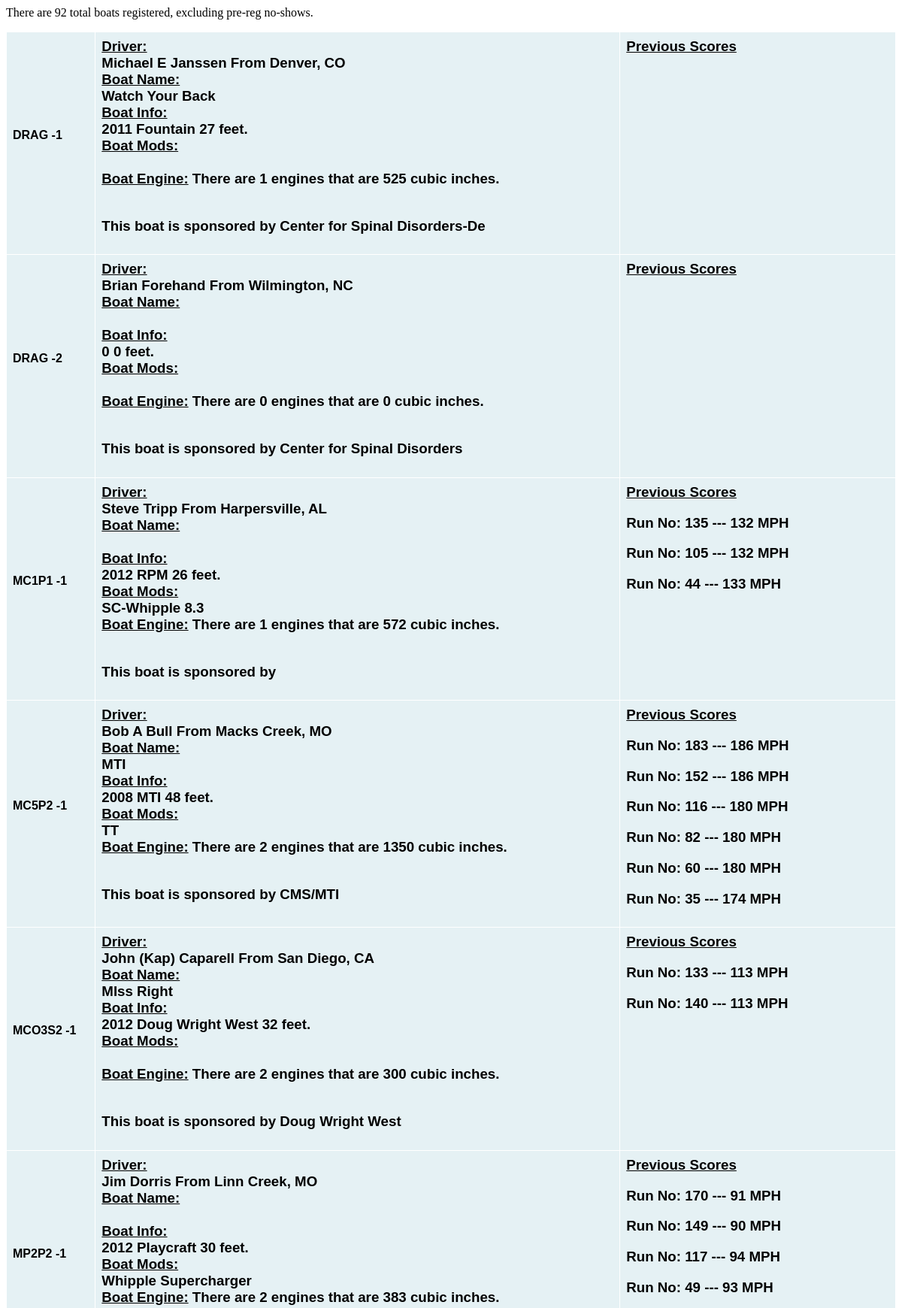
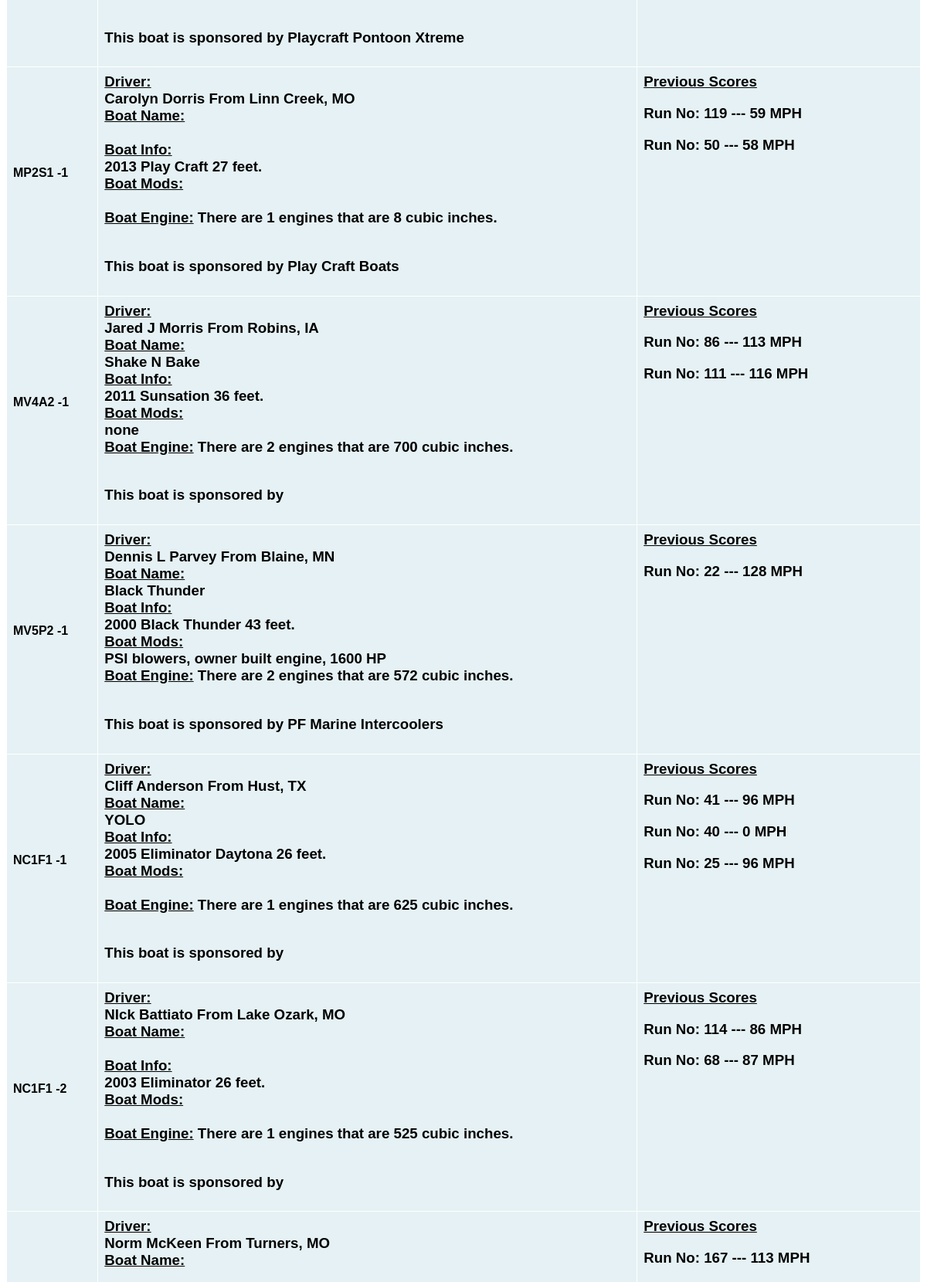
The page /alldriverinfo.php (upper part) on the database its author committed (2 pictures, top to bottom).
### tables this page shows
CREATE TABLE IF NOT EXISTS `competitors` (
  `competitor_id` int(4) NOT NULL AUTO_INCREMENT,
  `driver_first` varchar(25) NOT NULL DEFAULT '',
  `driver_middle` char(2) DEFAULT NULL,
  `driver_last` varchar(25) NOT NULL DEFAULT '',
  `driver_dob` varchar(11) DEFAULT NULL,
  `driver_address` varchar(25) DEFAULT NULL,
  `driver_address2` varchar(20) DEFAULT NULL,
  `driver_city` varchar(15) DEFAULT NULL,
  `driver_state` char(2) DEFAULT NULL,
  `driver_zip` mediumint(5) DEFAULT NULL,
  `driver_dl` varchar(15) DEFAULT NULL,
  `driver_phone` varchar(12) DEFAULT NULL,
  `owner_first` varchar(25) DEFAULT NULL,
  `owner_middle` char(2) DEFAULT NULL,
  `owner_last` varchar(20) DEFAULT NULL,
  `owner_address` varchar(25) DEFAULT NULL,
  `owner_city` varchar(15) DEFAULT NULL,
  `owner_state` char(2) DEFAULT NULL,
  `owner_zip` mediumint(5) DEFAULT NULL,
  `owner_phone` varchar(12) DEFAULT NULL,
  `sponsor_name` varchar(30) DEFAULT NULL,
  `sponsor_address` varchar(50) DEFAULT NULL,
  `emer_first` varchar(25) DEFAULT NULL,
  `emer_last` varchar(25) DEFAULT NULL,
  `emer_address` varchar(50) DEFAULT NULL,
  `emer_phone` varchar(12) DEFAULT NULL,
  `emer_relation` varchar(30) DEFAULT NULL,
  `boat_class` varchar(8) DEFAULT NULL,
  `boat_number` int(2) DEFAULT NULL,
  `boat_name` varchar(30) DEFAULT NULL,
  `boat_year` smallint(4) DEFAULT NULL,
  `boat_mfg` varchar(20) DEFAULT NULL,
  `boat_hull` varchar(5) DEFAULT NULL,
  `boat_length` tinyint(4) DEFAULT NULL,
  `boat_engines` tinyint(2) DEFAULT NULL,
  `boat_block` varchar(10) DEFAULT NULL,
  `boat_cuinch` int(4) DEFAULT NULL,
  `boat_outdrivetype` varchar(10) DEFAULT NULL,
  `boat_mods` varchar(60) DEFAULT NULL,
  `boat_state` char(2) DEFAULT NULL,
  `driver_email` varchar(30) DEFAULT NULL,
  `bio` text,
  `runs_remain` int(11) NOT NULL DEFAULT '0',
  PRIMARY KEY (`competitor_id`)
);

CREATE TABLE IF NOT EXISTS `speeds` (
  `run_id` int(3) NOT NULL AUTO_INCREMENT,
  `competitor_id` int(4) DEFAULT NULL,
  `speed` int(3) DEFAULT NULL,
  `timestamp` timestamp NOT NULL DEFAULT CURRENT_TIMESTAMP ON UPDATE CURRENT_TIMESTAMP,
  `disqual` char(1) DEFAULT NULL,
  `disqual_reason` varchar(60) DEFAULT NULL,
  `boat_class` varchar(10) DEFAULT NULL,
  PRIMARY KEY (`run_id`)
);

### alldriverinfo.php (the view, shortened to what this page needs)
<HTML>
<HEAD>
<link href="../tablecloth/tablecloth.css" rel="stylesheet" type="text/css" media="screen" />
</HEAD>
<?php
include './config.php';
$sql = "SELECT * from competitors WHERE boat_class !='ZZZZ' ORDER BY boat_class, boat_number ASC";
$classresult = mysql_query($sql);
$num = mysql_numrows($classresult);
echo "There are $num total boats registered, excluding pre-reg no-shows. <br>";
echo "<table border='1' width='100%'>";
$i = 0;
while ($i < $num) {
	$competitor_id1 = mysql_result($classresult,$i,"competitor_id");
	$boat_class = mysql_result($classresult,$i,"boat_class");
	$boat_number = mysql_result($classresult,$i,"boat_number");
	$driver_first = mysql_result($classresult,$i,"driver_first");
	$driver_middle = mysql_result($classresult,$i,"driver_middle");
	$driver_last = mysql_result($classresult,$i,"driver_last");
	$driver_city = mysql_result($classresult,$i,"driver_city");
	$driver_state = mysql_result($classresult,$i,"driver_state");
	$sponsor_name = mysql_result($classresult,$i,"sponsor_name");
	$boat_name = mysql_result($classresult,$i,"boat_name");
	$boat_year = mysql_result($classresult,$i,"boat_year");
	$boat_mfg = mysql_result($classresult,$i,"boat_mfg");
	$boat_length = mysql_result($classresult,$i,"boat_length");
	$boat_engines = mysql_result($classresult,$i,"boat_engines");
	$boat_cuinch = mysql_result($classresult,$i,"boat_cuinch");
	$boat_mods = mysql_result($classresult,$i,"boat_mods");
echo "<BODY>";
echo "<tr>";
echo "<td width='10%'><h4>$boat_class -$boat_number</h4></td>";
echo "<td width='59%' valign='top' align='left'>";
echo "<h3><u>Driver:</u><br>$driver_first $driver_middle $driver_last  From $driver_city, $driver_state";
echo "<br>";
echo "<u>Boat Name:</u><br>$boat_name";
echo"<br>";
echo"<u>Boat Info:</u><br>$boat_year $boat_mfg $boat_length feet.";
echo"<br>";
echo"<u>Boat Mods:</u><br>$boat_mods";
echo"<br>";
echo"<u>Boat Engine:</u> There are $boat_engines  engines that are $boat_cuinch cubic inches.";
echo"<br><br></h3>";
echo"<h3>This boat is sponsored by  $sponsor_name</h3>";
echo"</td>";
echo"<td width='41%' valign='top' align='left'>";
echo"<h3><u>Previous Scores</u></h3>";
$con2 = mysql_connect("localhost", $DB_USER, $DB_PASS)or die("Connect Error: ".mysql_error());
   $result2 = mysql_query("SELECT run_id,competitor_id,speed,date_format(timestamp,'%m-%d-%y %h:%i:%s %p')as timeformat FROM speeds WHERE competitor_id=$competitor_id1 ORDER BY timeformat DESC",$con2);
$num2 = mysql_numrows($result2);
$j=0;
while ($j < $num2) {
	$run_id = mysql_result($result2,$j,"run_id");
	$speed = mysql_result($result2,$j,"speed");
	++$j;
	echo '<h3>Run No: ';
	echo $run_id;
	echo ' --- ';
	echo $speed;
	echo ' MPH</h3>';
}
++$i;
}
?>
</td>
</tr>
</table>
</BODY>
</HTML>

### tablecloth/tablecloth.css (style rules this page uses)
table, td { font:100% Arial, Helvetica, sans-serif; }
table { width:100%;border-collapse:collapse;margin:1em 0; }
th, td { text-align:left;padding:.5em;border:1px solid #fff; }
td { background:#e5f1f4; }

### rows shown on the page
competitors: boat_class "DRAG", boat_number "1", driver_first "Michael", driver_middle "E", driver_last "Janssen", driver_city "Denver", driver_state "CO", boat_name "Watch Your Back", boat_year "2011", boat_mfg "Fountain", boat_length "27", boat_engines "1", boat_cuinch "525", sponsor_name "Center for Spinal Disorders-De"
competitors: boat_class "DRAG", boat_number "2", driver_first "Brian", driver_last "Forehand", driver_city "Wilmington", driver_state "NC", boat_year "0", boat_length "0", boat_engines "0", boat_cuinch "0", sponsor_name "Center for Spinal Disorders"
competitors: boat_class "MC1P1", boat_number "1", driver_first "Steve", driver_last "Tripp", driver_city "Harpersville", driver_state "AL", boat_year "2012", boat_mfg "RPM", boat_length "26", boat_mods "SC-Whipple 8.3", boat_engines "1", boat_cuinch "572"
speeds: run_id "135", speed "132"
speeds: run_id "105", speed "132"
speeds: run_id "44", speed "133"
competitors: boat_class "MC5P2", boat_number "1", driver_first "Bob", driver_middle "A", driver_last "Bull", driver_city "Macks Creek", driver_state "MO", boat_name "MTI", boat_year "2008", boat_mfg "MTI", boat_length "48", boat_mods "TT", boat_engines "2", boat_cuinch "1350", sponsor_name "CMS/MTI"
speeds: run_id "183", speed "186"
speeds: run_id "152", speed "186"
speeds: run_id "116", speed "180"
speeds: run_id "82", speed "180"
speeds: run_id "60", speed "180"
speeds: run_id "35", speed "174"
competitors: boat_class "MCO3S2", boat_number "1", driver_first "John (Kap)", driver_last "Caparell", driver_city "San Diego", driver_state "CA", boat_name "MIss Right", boat_year "2012", boat_mfg "Doug Wright West", boat_length "32", boat_engines "2", boat_cuinch "300", sponsor_name "Doug Wright West"
speeds: run_id "133", speed "113"
speeds: run_id "140", speed "113"
competitors: boat_class "MP2P2", boat_number "1", driver_first "Jim", driver_last "Dorris", driver_city "Linn Creek", driver_state "MO", boat_year "2012", boat_mfg "Playcraft", boat_length "30", boat_mods "Whipple Supercharger", boat_engines "2", boat_cuinch "383", sponsor_name "Playcraft Pontoon Xtreme"
speeds: run_id "170", speed "91"
speeds: run_id "149", speed "90"
speeds: run_id "117", speed "94"
speeds: run_id "49", speed "93"
competitors: boat_class "MP2S1", boat_number "1", driver_first "Carolyn", driver_last "Dorris", driver_city "Linn Creek", driver_state "MO", boat_year "2013", boat_mfg "Play Craft", boat_length "27", boat_engines "1", boat_cuinch "8", sponsor_name "Play Craft Boats"
speeds: run_id "119", speed "59"
speeds: run_id "50", speed "58"
competitors: boat_class "MV4A2", boat_number "1", driver_first "Jared", driver_middle "J", driver_last "Morris", driver_city "Robins", driver_state "IA", boat_name "Shake N Bake", boat_year "2011", boat_mfg "Sunsation", boat_length "36", boat_mods "none", boat_engines "2", boat_cuinch "700"
speeds: run_id "86", speed "113"
speeds: run_id "111", speed "116"
competitors: boat_class "MV5P2", boat_number "1", driver_first "Dennis", driver_middle "L", driver_last "Parvey", driver_city "Blaine", driver_state "MN", boat_name "Black Thunder", boat_year "2000", boat_mfg "Black Thunder", boat_length "43", boat_mods "PSI blowers, owner built engine, 1600 HP", boat_engines "2", boat_cuinch "572", sponsor_name "PF Marine Intercoolers"
speeds: run_id "22", speed "128"
competitors: boat_class "NC1F1", boat_number "1", driver_first "Cliff", driver_last "Anderson", driver_city "Hust", driver_state "TX", boat_name "YOLO", boat_year "2005", boat_mfg "Eliminator Daytona", boat_length "26", boat_engines "1", boat_cuinch "625"
speeds: run_id "41", speed "96"
speeds: run_id "40", speed "0"
speeds: run_id "25", speed "96"
competitors: boat_class "NC1F1", boat_number "2", driver_first "NIck", driver_last "Battiato", driver_city "Lake Ozark", driver_state "MO", boat_year "2003", boat_mfg "Eliminator", boat_length "26", boat_engines "1", boat_cuinch "525"
speeds: run_id "114", speed "86"
speeds: run_id "68", speed "87"
competitors: driver_first "Norm", driver_last "McKeen", driver_city "Turners", driver_state "MO"
speeds: run_id "167", speed "113"

### other values the page prints
$num "92"
